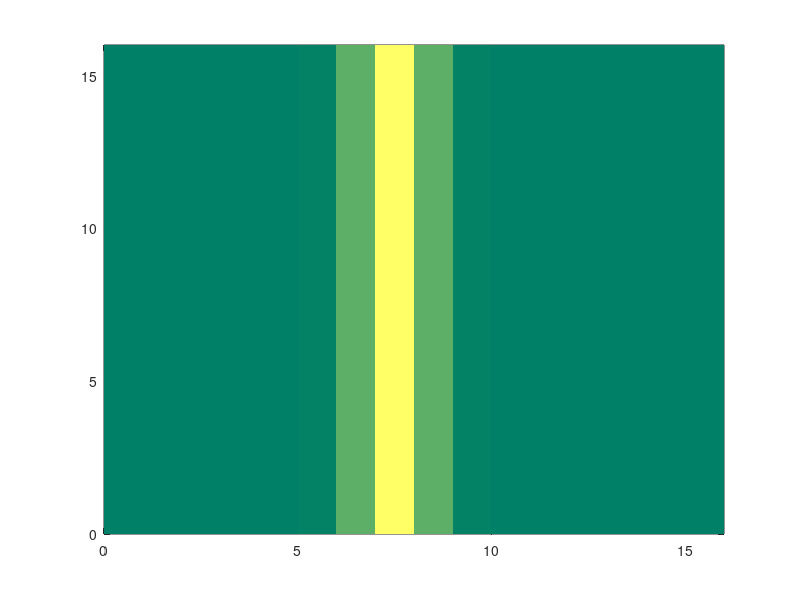

Recreate this plot in MATLAB.
clear all

%%%%%%%%%%% Escreve funcao de onda de estado coerente

N=2^4;
h=1.0;      %hbar cte de planck

ket = 1/sqrt(N)*[zeros(1,N-1) 1];
ro =  ket'*ket;% diag([1 0 0 0]);

sumpsi=zeros(N,1);
for q0 = 0:N
    for p0 = 0:N
        dp=1;
        dq=1;

        alpha=(q0+i*p0)/sqrt(2*h);
        w0=1.0;
        wpsi=zeros(N,1);

        %%%%% gera o vetor com a funcao de onda
        for j=1:N;
            q=(j-1)*dq-N*dq/2;
            p=(j-1)*dp-N*dp/2;
            wpsi(j)=(w0/(pi*h))^(1/4)*exp(-w0*q^2/(2*h)+sqrt(2*w0/h)*alpha*q-alpha*conj(alpha)/2-alpha*alpha/2);    
        end
        psi{q0+1,p0+1}= wpsi;
        sumpsi = sumpsi + wpsi;
        
        husimi(p0+1,q0+1)=wpsi'*ro*wpsi;
        
    end
end    
husimi(N+1,N+1)=husimi(1,1);

Husimiop = sumpsi*sumpsi';

xe = [0:1:N]; ye = [0:1:N];         % os eixos 0, 1, 2, 3, ..., 8 (paradois q-bits)

pcolor(xe, ye, real(husimi));      % desenha os quadrados

colormap(summer);                 % esquema de cores

shading('flat');    			% retira as linhas da grade

